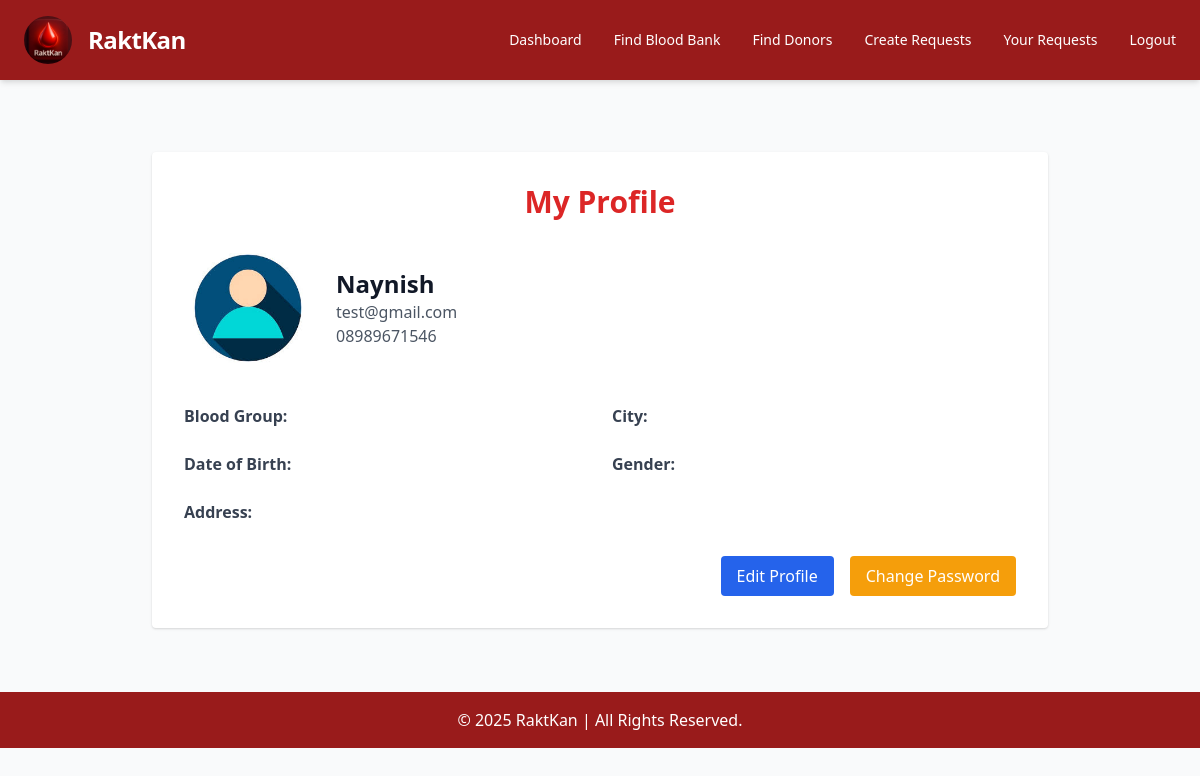
Page /recipient/profile/ (signed in) on the committed database.
### recipients/models.py (models this page shows, shortened)
class Recipient(models.Model):
    BLOOD_GROUP_CHOICES = [
        ('A+', 'A+'), ('A-', 'A-'),
        ('B+', 'B+'), ('B-', 'B-'),
        ('O+', 'O+'), ('O-', 'O-'),
        ('AB+', 'AB+'), ('AB-', 'AB-'),
    ]
    URGENCY_CHOICES = [
        ('Normal', 'Normal'),
        ('Urgent', 'Urgent'),
        ('Critical', 'Critical'),
    ]
    email = models.EmailField(unique=True)
    password = models.CharField(max_length=128)
    full_name = models.CharField(max_length=100,null=True)
    mobile_number = models.CharField(max_length=15, unique=True,null=True)
    reason_for_request = models.TextField(blank=True, null=True)
    blood_group_needed = models.CharField(max_length=3, choices=BLOOD_GROUP_CHOICES, null=True, blank=True)
    urgency = models.CharField(max_length=20, choices=URGENCY_CHOICES)
    blood_units_required = models.PositiveIntegerField(default=1, null=True, blank=True)
    hospital_name = models.CharField(max_length=255, blank=True, null=True)
    location = models.CharField(max_length=255, blank=True, null=True)
    latitude = models.FloatField(blank=True, null=True)
    longitude = models.FloatField(blank=True, null=True)
    request_date = models.DateTimeField(auto_now_add=True)

### recipients/decorators.py (the view)
    def wrapper(request, *args, **kwargs):
        if 'recipient_id' not in request.session:
            return redirect('recipient_login')
        return view_func(request, *args, **kwargs)

### recipients/views.py (called while the page is built)
@recipient_login_required
def recipient_profile(request):
    recipient_id = request.session.get('recipient_id')
    recipient = get_object_or_404(Recipient, id=recipient_id)
    return render(request, "recipients/profile.html", {"recipient": recipient})

### recipients/templates/recipients/profile.html (shortened to what this page needs)
{% extends 'recipients/base1.html' %}
{% load static %}
{% block content %}
<div class="max-w-4xl mx-auto bg-white p-8 rounded shadow mt-10">
    <h2 class="text-3xl font-bold text-red-600 mb-6 text-center">My Profile</h2>
    <div class="flex items-center space-x-6 mb-8">
        {% if recipient.profile_picture %}
            <img src="{{ recipient.profile_picture.url }}" alt="Profile Picture" class="w-32 h-32 rounded-full object-cover">
        {% else %}
            <img src="{% static 'images/default_profile.png' %}" alt="Default Profile" class="w-32 h-32 rounded-full object-cover">
        {% endif %}
        <div>
            <h3 class="text-2xl font-semibold">{{ recipient.full_name }}</h3>
            <p class="text-gray-600">{{ recipient.email }}</p>
            <p class="text-gray-600">{{ recipient.mobile_number }}</p>
        </div>
    </div>
    <div class="grid grid-cols-2 gap-6 text-gray-700">
        <div><strong>Blood Group:</strong> {{ recipient.blood_group }}</div>
        <div><strong>City:</strong> {{ recipient.city }}</div>
        <div><strong>Date of Birth:</strong> {{ recipient.dob }}</div>
        <div><strong>Gender:</strong> {{ recipient.gender }}</div>
        <div><strong>Address:</strong> {{ recipient.address }}</div>
    </div>
    <div class="flex justify-end mt-8 space-x-4">
        <a href="{% url 'edit_recipient_profile' %}" class="px-4 py-2 bg-blue-600 text-white rounded hover:bg-blue-700">Edit Profile</a>
        <a href="{% url 'change_recipient_password' %}" class="px-4 py-2 bg-yellow-500 text-white rounded hover:bg-yellow-600">Change Password</a>
    </div>
</div>
{% endblock %}

### rows in the picture
Recipient: full_name "Naynish", email "test@gmail.com", mobile_number "08989671546"
